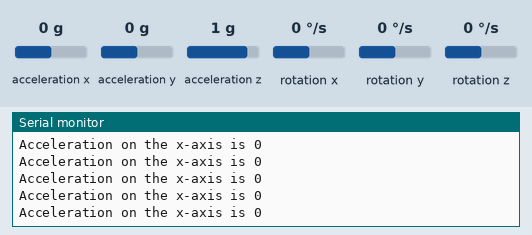
Simulated run of this sketch. Board: Arduino Uno, built with avr-gcc and run on an emulated ATmega328P. Parts: the last lines printed to the serial monitor. Inputs (shaded band) come from the test bench; at power-on: acceleration x 0 g, acceleration y 0 g, acceleration z 1 g, rotation x 0 °/s, rotation y 0 °/s, rotation z 0 °/s.

Above: at 1.7 s.
1.8 s: acceleration x set to 0.8 g
At 2.04 s:
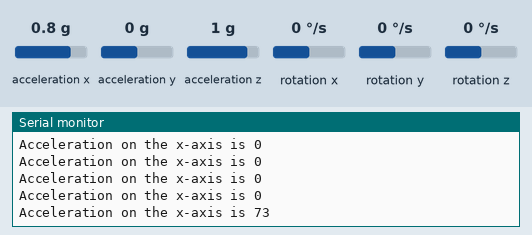
3.3 s: acceleration x set to 1.4 g
At 3.36 s:
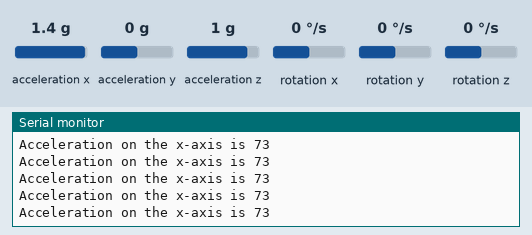
Timing chart, 0 to 6.3 s (numbered marks = the images above; inputs shaded):
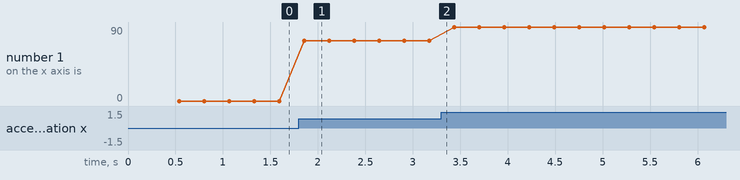

The sketch:

MMA8452.ino
```cpp
// PIR example
#include <SoftwareSerial.h>
#include <Wire.h> // Must include Wire library for I2C
#include <SFE_MMA8452Q.h> // Includes the SFE_MMA8452Q library

MMA8452Q accel; // Default MMA8452Q object create. (Address = 0x1D)
SoftwareSerial display(3, 2);

const int irPin = A0;
char tmpstring[10];

void setup()
{
  pinMode(irPin, INPUT);

  display.begin(9600);
  Serial.begin(9600);
  accel.init(); // Default init: +/-2g and 800Hz ODR
  delay(500);

  display.write(254); // move cursor to beginning of first line
  display.write(128);

  display.write("                "); // clear display
  display.write("                ");
}

void loop()
{
  display.write(254); // move cursor to beginning of first line
  display.write(128);

  accel.read();

  int xAcceleration = accel.x; // Read in raw x-axis acceleration data
  if(xAcceleration > 1000)
    xAcceleration = 1000;
  if(xAcceleration < 0)
    xAcceleration = 0;

  int toprint = map(xAcceleration, 0, 1000, 0, 90);
  sprintf(tmpstring, "%2d", toprint);
  Serial.print("Acceleration on the x-axis is ");
  Serial.println(toprint);

  display.write("angle: ");
  display.write(tmpstring);

  delay(250);
}
```

Measured:
- after the input at 1.8 s, the serial monitor: prints a new line after 0.06 s (image 1)
- plotted number 1: 0 → 73 after the input at 1.8 s, 73 → 90 after the input at 3.3 s
